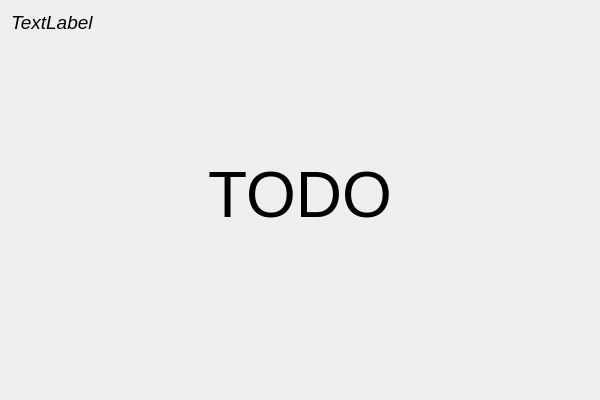
<?xml version="1.0" encoding="UTF-8"?>
<ui version="4.0">
 <class>HistoryWidgetClass</class>
 <widget class="QWidget" name="HistoryWidgetClass">
  <property name="geometry">
   <rect>
    <x>0</x>
    <y>0</y>
    <width>600</width>
    <height>400</height>
   </rect>
  </property>
  <property name="windowTitle">
   <string>HistoryWidget</string>
  </property>
  <layout class="QGridLayout" name="gridLayout">
   <item row="0" column="0" colspan="3">
    <widget class="QLabel" name="label">
     <property name="font">
      <font>
       <pointsize>14</pointsize>
       <italic>true</italic>
      </font>
     </property>
     <property name="text">
      <string>TextLabel</string>
     </property>
    </widget>
   </item>
   <item row="1" column="1">
    <spacer name="verticalSpacer">
     <property name="orientation">
      <enum>Qt::Orientation::Vertical</enum>
     </property>
     <property name="sizeType">
      <enum>QSizePolicy::Policy::Expanding</enum>
     </property>
     <property name="sizeHint" stdset="0">
      <size>
       <width>20</width>
       <height>99</height>
      </size>
     </property>
    </spacer>
   </item>
   <item row="2" column="0">
    <spacer name="horizontalSpacer">
     <property name="orientation">
      <enum>Qt::Orientation::Horizontal</enum>
     </property>
     <property name="sizeType">
      <enum>QSizePolicy::Policy::Preferred</enum>
     </property>
     <property name="sizeHint" stdset="0">
      <size>
       <width>187</width>
       <height>20</height>
      </size>
     </property>
    </spacer>
   </item>
   <item row="2" column="1">
    <widget class="QLabel" name="message">
     <property name="font">
      <font>
       <pointsize>48</pointsize>
      </font>
     </property>
     <property name="text">
      <string>TODO</string>
     </property>
     <property name="alignment">
      <set>Qt::AlignmentFlag::AlignCenter</set>
     </property>
    </widget>
   </item>
   <item row="2" column="2">
    <spacer name="horizontalSpacer_2">
     <property name="orientation">
      <enum>Qt::Orientation::Horizontal</enum>
     </property>
     <property name="sizeType">
      <enum>QSizePolicy::Policy::Preferred</enum>
     </property>
     <property name="sizeHint" stdset="0">
      <size>
       <width>187</width>
       <height>20</height>
      </size>
     </property>
    </spacer>
   </item>
   <item row="3" column="1">
    <spacer name="verticalSpacer_2">
     <property name="orientation">
      <enum>Qt::Orientation::Vertical</enum>
     </property>
     <property name="sizeType">
      <enum>QSizePolicy::Policy::Expanding</enum>
     </property>
     <property name="sizeHint" stdset="0">
      <size>
       <width>20</width>
       <height>99</height>
      </size>
     </property>
    </spacer>
   </item>
   <item row="4" column="1">
    <spacer name="verticalSpacer_3">
     <property name="orientation">
      <enum>Qt::Orientation::Vertical</enum>
     </property>
     <property name="sizeType">
      <enum>QSizePolicy::Policy::Preferred</enum>
     </property>
     <property name="sizeHint" stdset="0">
      <size>
       <width>20</width>
       <height>40</height>
      </size>
     </property>
    </spacer>
   </item>
  </layout>
 </widget>
 <layoutdefault spacing="6" margin="11"/>
 <resources/>
 <connections/>
</ui>
